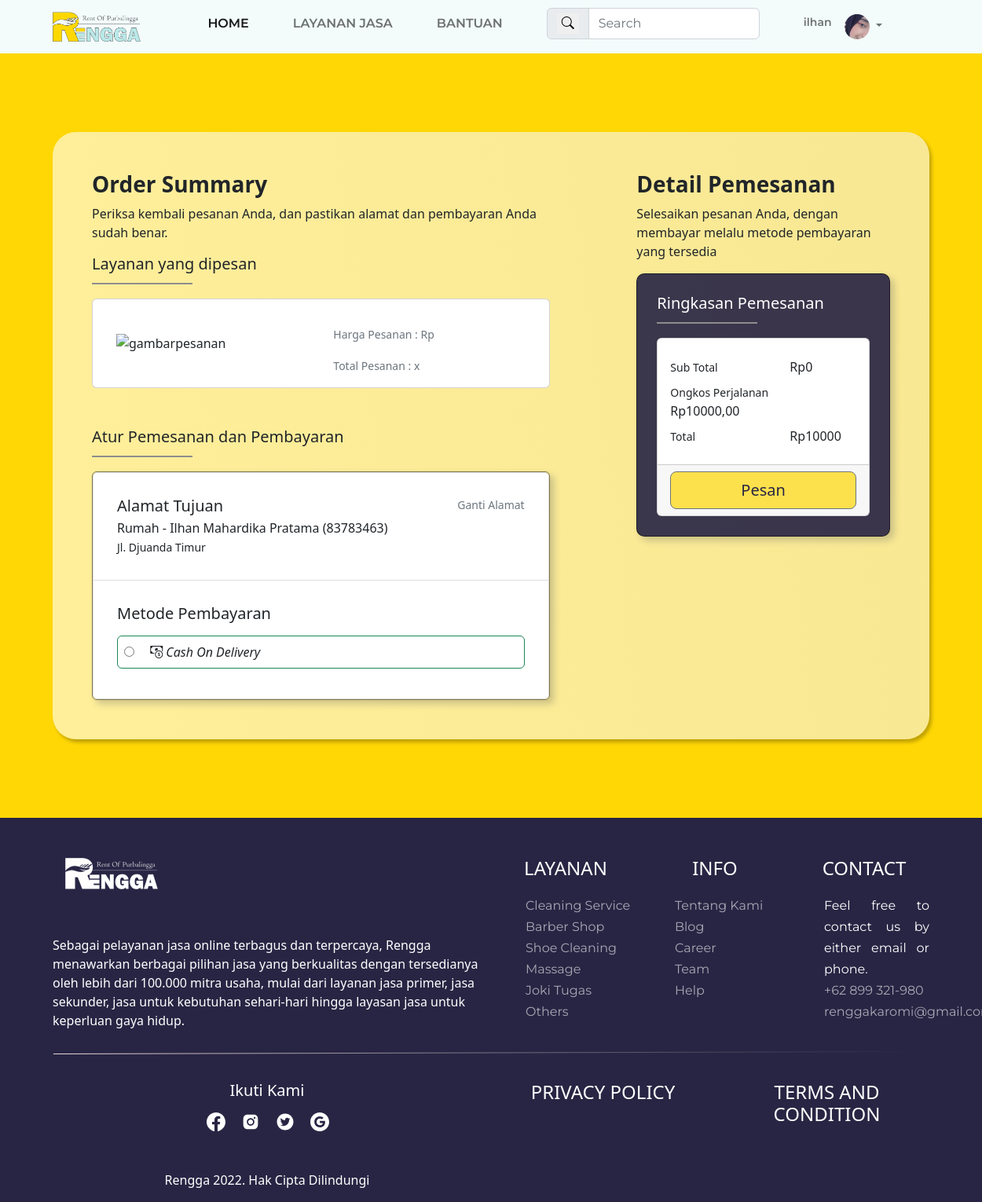
/order-overview.php (signed in), run on the app's committed database.
### tables this page shows
CREATE TABLE `data_user` (
  `id_user` int(255) NOT NULL,
  `username` varchar(100) NOT NULL,
  `nama` varchar(250) NOT NULL,
  `password` varchar(100) NOT NULL,
  `email` varchar(100) NOT NULL,
  `handphone` varchar(20) NOT NULL,
  `jenis_kelamin` varchar(10) NOT NULL,
  `tanggal_lahir` date NOT NULL,
  `alamat` text NOT NULL,
  `foto` varchar(255) NOT NULL DEFAULT 'kucingsopan.jpeg'
);

### order-overview.php (the view, shortened to what this page needs)
<?php
  include "koneksi.php";
  $username = $_SESSION['login'];
  $id_layanan = $_POST['id_layanan'];
  $jumlah_order = $_POST['jumlah_order'];
  $stmt1 = mysqli_prepare($koneksi, "select * from data_user where username=?");
  mysqli_stmt_bind_param($stmt1, 's', $username);
  mysqli_stmt_execute($stmt1);
  $user = mysqli_fetch_array(mysqli_stmt_get_result($stmt1));
  $query = mysqli_query($koneksi, "select * from data_layanan where id_layanan='$id_layanan'");
  $layanan = mysqli_fetch_array($query);
  $total_harga = $layanan['harga_layanan'] * $jumlah_order;
  $ongkos_perjalanan = 10000;
  $harga_final = $total_harga + $ongkos_perjalanan;
  ?>
<!DOCTYPE html>
<html lang="en">
  <head>
    <link href="https://cdn.jsdelivr.net/npm/bootstrap@5.2.0-beta1/dist/css/bootstrap.min.css" rel="stylesheet" />
    <link rel="stylesheet" href="CSS/style.css?v=<?= time(); ?>" />
    <link rel="stylesheet" href="https://cdn.jsdelivr.net/npm/bootstrap-icons@1.8.2/font/bootstrap-icons.css" />
  </head>
  <body>
    <nav class="navbar navbar-expand-lg sticky-top">
        <div class="container">
        <a class="navbar-brand" href="index-login.html"><img src="css/assets/logo.png" alt="logo" /></a>
        <div class="collapse navbar-collapse" id="navbarNavAltMarkup">
            <div class="navbar-nav ms-auto">
            <a class="nav-link a active" aria-current="page" href="index-login.php">Home</a>
            <a class="nav-link a" href="layanan-login.php">Layanan Jasa</a>
            <a class="nav-link a" href="pusat-bantuan-login.html">Bantuan</a>
            <form class="nav-link d-flex input-group" role="search">
                <span class="input-group-text" id="basic-addon1"
                ><button type="submit" style="border: none"><i class="bi bi-search"></i></button
                ></span>
                <input type="search" class="form-control" placeholder="Search" aria-label="Search" aria-describedby="basic-addon1" />
            </form>
            <span class="nav-link login"><?php echo $_SESSION["login"]; ?></span>
            <div class="nav-item dropdown">
                <a class="nav-link dropdown-toggle" href="#" id="navbarScrollingDropdown" role="button" data-bs-toggle="dropdown" aria-expanded="false">
                <img class="navbar_photo" src="photos/profile_photo/<?php echo $user['foto']; ?>" alt="profile" />
                </a>
            </div>
            </div>
        </div>
        </div>
    </nav>
    <div class="container-fluid order">
      <div class="container">
        <div class="orderoverview">
          <div class="row">
            <div class="col-sm-7">
              <h3 style="font-weight: bold">Order Summary</h3>
              <p>Periksa kembali pesanan Anda, dan pastikan alamat dan pembayaran Anda sudah benar.</p>
              <div>
                <h5>Layanan yang dipesan</h5>
                <img src="CSS/assets/garisorder.svg" alt="" class="mb-3" />
                <div class="card mb-3 w-100">
                  <div class="row g-0">
                    <div class="col-md-6 pesanan">
                      <img src="photos/layanan_photo/<?= $layanan['foto_layanan']; ?>" alt="gambarpesanan" />
                    </div>
                    <div class="col-md-6">
                      <div class="card-body">
                        <p class="card-text"><small class="text-muted">Harga Pesanan : Rp<?= $layanan['harga_layanan']; ?></small></p>
                        <p class="card-text"><small class="text-muted">Total Pesanan : x<?= $jumlah_order; ?></small></p>
                      </div>
                    </div>
                  </div>
                </div>
              </div>
              <div class="alamat-bayar">
                <h5>Atur Pemesanan dan Pembayaran</h5>
                <img src="CSS/assets/garisorder.svg" alt="" class="mb-3" />
                <div class="list-group">
                  <a href="#" class="list-group-item list-group-item-action" aria-current="true">
                    <div class="d-flex w-100 justify-content-between">
                      <h5 class="mb-1">Alamat Tujuan</h5>
                      <small class="text-muted">Ganti Alamat</small>
                    </div>
                    <p class="mb-0">Rumah - <?= $user['nama']; ?> (<?= $user['handphone']; ?>)</p>
                    <small><?= $user['alamat']; ?></small>
                  </a>
                  <div class="list-group-item list-group-item-action">
                    <div class="d-flex w-100 justify-content-between">
                      <h5 class="mb-3">Metode Pembayaran</h5>
                    </div>
                  <form action="order-overview.php" method="POST">
                    <div class="pembayaran">
                      <label class="border border-success p-2 mb-2 rounded-2 w-100">
                        <input type="radio" name="metode_pembayaran" id="bayar" value="cashondelivery" required/>
                        <i class="bi bi-cash-coin m-lg-3"> Cash On Delivery</i>
                      </label>
                    </div>
                  </div>
                </div>
              </div>
            </div>
            <div class="col-sm-4 offset-md-1">
              <h3 style="font-weight: bold">Detail Pemesanan</h3>
              <p>Selesaikan pesanan Anda, dengan membayar melalu metode pembayaran yang tersedia</p>
              <div class="bayar">
                <h5>Ringkasan Pemesanan</h5>
                <img src="CSS/assets/garisorder.svg" alt="" class="mb-3" />
                <div class="card">
                  <div class="card-body">
                    <div class="row mt-2 mb-2">
                      <div class="col-md-7"><small>Sub Total</small></div>
                      <div class="col-md">Rp<?= $total_harga; ?></div>
                    </div>
                    <div class="row mt-2 mb-2">
                      <div class="col-md-7"><small>Ongkos Perjalanan</small></div>
                      <div class="col-md">Rp10000,00</div>
                    </div>
                    <div class="row mt-2 mb-2">
                      <div class="col-md-7"><small>Total</small></div>
                      <div class="col-md">Rp<?= $harga_final;  ?></div>
                    </div>
                  </div>
                  <div class="card-footer">
                    <button type="submit" name="pesan" class="btn btn-secondary btn-lg w-100">Pesan</button>
                  </div>
                </div>
              </div>
            </div>
          </div>
        </div>
      </div>
    </div>
    <footer>
      <div class="container-fluid footer">
        <div class="container footer1">
          <div class="row footer2">
            <div class="col-sm-6">
              <img src="CSS/assets/footer-logo.png" alt="logo" />
              <p>
                Sebagai pelayanan jasa online terbagus dan terpercaya, Rengga menawarkan berbagai pilihan jasa yang berkualitas dengan tersedianya oleh lebih dari 100.000 mitra usaha, mulai dari layanan jasa primer, jasa sekunder, jasa
                untuk kebutuhan sehari-hari hingga layasan jasa untuk keperluan gaya hidup.
              </p>
              <img src="CSS/assets/line3.svg  " alt="line" />
            </div>
            <div class="col-sm-2">
              <h4>LAYANAN</h4>
              <ul>
                <li><a href="detail-cleaning-service.html">Cleaning Service</a></li>
                <li><a href="detail-barbershop.html">Barber Shop</a></li>
                <li><a href="detail-shoecleaning.html">Shoe Cleaning</a></li>
                <li><a href="detail-massage.html">Massage</a></li>
                <li><a href="detail-jokitugas.html">Joki Tugas</a></li>
                <li><a href="layanan-login.html">Others</a></li>
              </ul>
            </div>
            <div class="col-sm-2">
              <h4>INFO</h4>
              <ul>
                <li><a href="#">Tentang Kami</a></li>
                <li><a href="#">Blog</a></li>
                <li><a href="#">Career</a></li>
                <li><a href="#">Team</a></li>
                <li><a href="pusat-bantuan-login.html">Help</a></li>
              </ul>
            </div>
            <div class="col-sm-2">
              <h4>CONTACT</h4>
              <ul>
                <li>Feel free to contact us by either email or phone.</li>
                <li><a href="#">+62 899 321-980</a></li>
                <li><a href="#">renggakaromi@gmail.com</a></li>
              </ul>
            </div>
          </div>
          <div class="row footer3">
            <div class="col-sm-6">
              <h5>Ikuti Kami</h5>
              <ul>
                <li>
                  <a href="#"><img src="CSS/assets/fb.svg" alt="fb" /></a>
                </li>
                <li>
                  <a href="#"><img src="CSS/assets/instagram.svg" alt="fb" /></a>
                </li>
                <li>
                  <a href="#"><img src="CSS/assets/twitter.svg" alt="fb" /></a>
                </li>
                <li>
                  <a href="#"><img src="CSS/assets/google.svg" alt="fb" /></a>
                </li>
              </ul>
              <p>Rengga 2022. Hak Cipta Dilindungi</p>
            </div>
            <div class="col-sm-3">
              <a href="#">
                <h4>PRIVACY POLICY</h4>
              </a>
            </div>
            <div class="col-sm-3">
              <a href="#">
                <h4>TERMS AND CONDITION</h4>
              </a>
            </div>
          </div>
        </div>
      </div>
    </footer>
  </body>
</html>

### CSS/style.css (style rules this page uses)
:root { --carousel-jasa-height: 60vh; }
body { margin: 0; padding: 0; box-sizing: border-box; }
.navbar_photo { object-fit: cover; object-position: center; border-radius: 50%; width: 2rem; height: 2rem; }
.nav-link { margin-bottom: 20px; font-family: "Montserrat", sans-serif; font-size: 20px; }
.navbar-brand img { margin: 0px; width: 7rem; }
.navbar .input-group { height: min-content; padding: 0; }
.container-fluid { background-color: #ffd705; }
.card .btn { background-color: rgba(255, 215, 5, 70%); color: #282544; font-weight: 500; }
.footer { background-color: #282544; color: #fff; }
.footer3 { margin-top: 25px; text-align: center; }
.footer2 h4 { margin-top: 50px; text-align: center; margin-bottom: 20px; }
.footer2 ul { font-family: "Montserrat", sans-serif; list-style: none; font-size: 16px; text-align: justify; line-height: 27px; }
.footer3 ul { margin-right: 50px; margin-top: 15px; list-style: none; display: flex; justify-content: center; }
.footer3 p { margin-top: 50px; }
.footer3 ul li { margin-left: 20px; text-align: center; }
.footer1 .footer2 a { text-decoration: none; color: rgba(255, 255, 255, 0.6); }
.footer1 .footer3 a { text-decoration: none; color: rgba(255, 255, 255, 1); }
.login { margin-bottom: 30px; }
.container-fluid.order { padding-top: 100px; padding-bottom: 100px; }
.orderoverview { padding: 50px 50px 50px 50px; background-image: linear-gradient( 82.2deg, rgba(255, 255, 255, 0.6) 2.79%, rgba(255, 255, 255, 0.6) 2.8%, rgba(243, 243, 243, 0.6) 99.98%, rgba(204, 220, 244, 0.6) 99.99%, rgba(199, 216, 242, 0.6) 100%, rgba(207, 207, 207, 0.6) 100%, rgba(207, 207, 207, 0.6) 100% ); border-radius: 30px; box-shadow: 3px 4px 4px 0px rgba(0, 0, 0, 0.25); box-shadow: 3px 4px 4px 0px rgba(0, 0, 0, 0.25); }
.orderoverview .pesanan { margin: auto; padding: 30px; }
.orderoverview .pesanan img { width: 100%; display: inline-block; }
.orderoverview .alamat-bayar .list-group { border: 1.5px solid rgba(0, 0, 0, 0.5); box-shadow: 5px 5px 10px rgba(11, 22, 62, 20%); }
.orderoverview .alamat-bayar { margin-top: 50px; }
.orderoverview .alamat-bayar .list-group-item { padding: 30px; }
.orderoverview .row .bayar { padding: 25px; background-color: #282544e9; border-radius: 10px; border: 1.5px solid rgba(0, 0, 0, 0.5); box-shadow: 5px 5px 10px rgba(11, 22, 62, 20%); }
.orderoverview .row .bayar h5 { color: white; }
@media (min-width: 992px) { .navbar { padding: 10px; background-color: #f3fbfb; } }
@media (min-width: 992px) { .nav-link { margin-right: 40px; text-transform: uppercase; margin-bottom: 0px; font-family: "Montserrat", sans-serif; font-size: 16px; font-weight: 600; min-width: fit-content; } }
@media (min-width: 992px) { .nav-link.login { margin-right: 0px; text-transform: none; font-size: 14px; } }
@media (min-width: 992px) { .nav-item { margin-right: 12px; border: 1px solid black; } }
@media (min-width: 992px) { .nav-item.dropdown { border: none; } }

### data on the page
data_user: foto (picture), nama "Ilhan Mahardika Pratama", handphone "83783463", alamat "Jl. Djuanda Timur"

### other printed values
$_SESSION["login"] "ilhan"
$total_harga "0"
$harga_final "10000"
